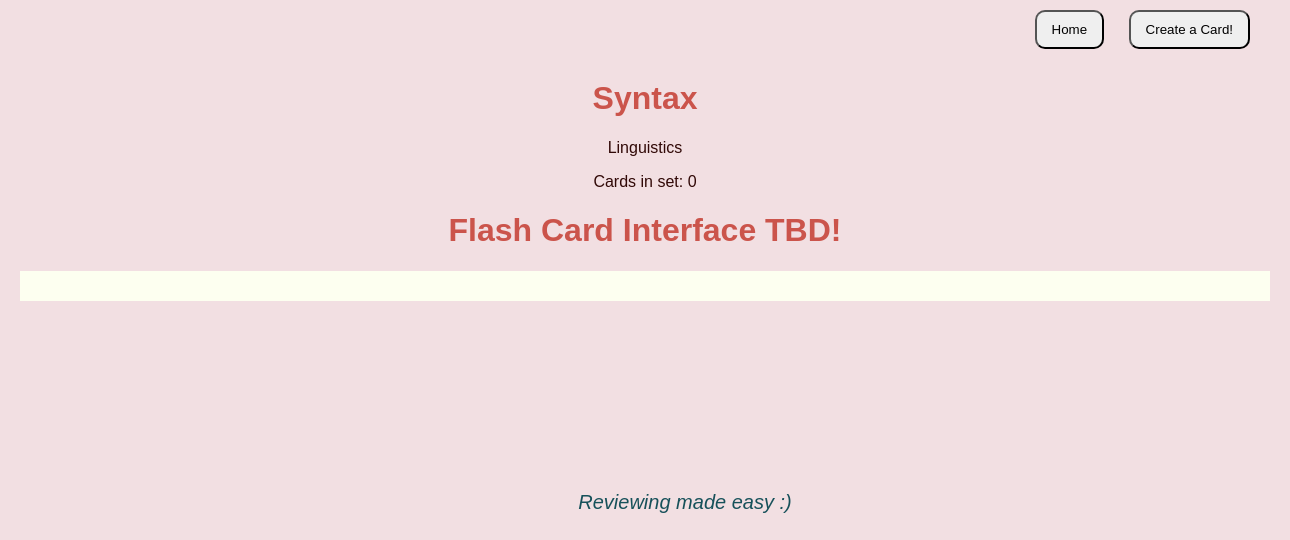
Page /categories/2/ on the earlier database version.
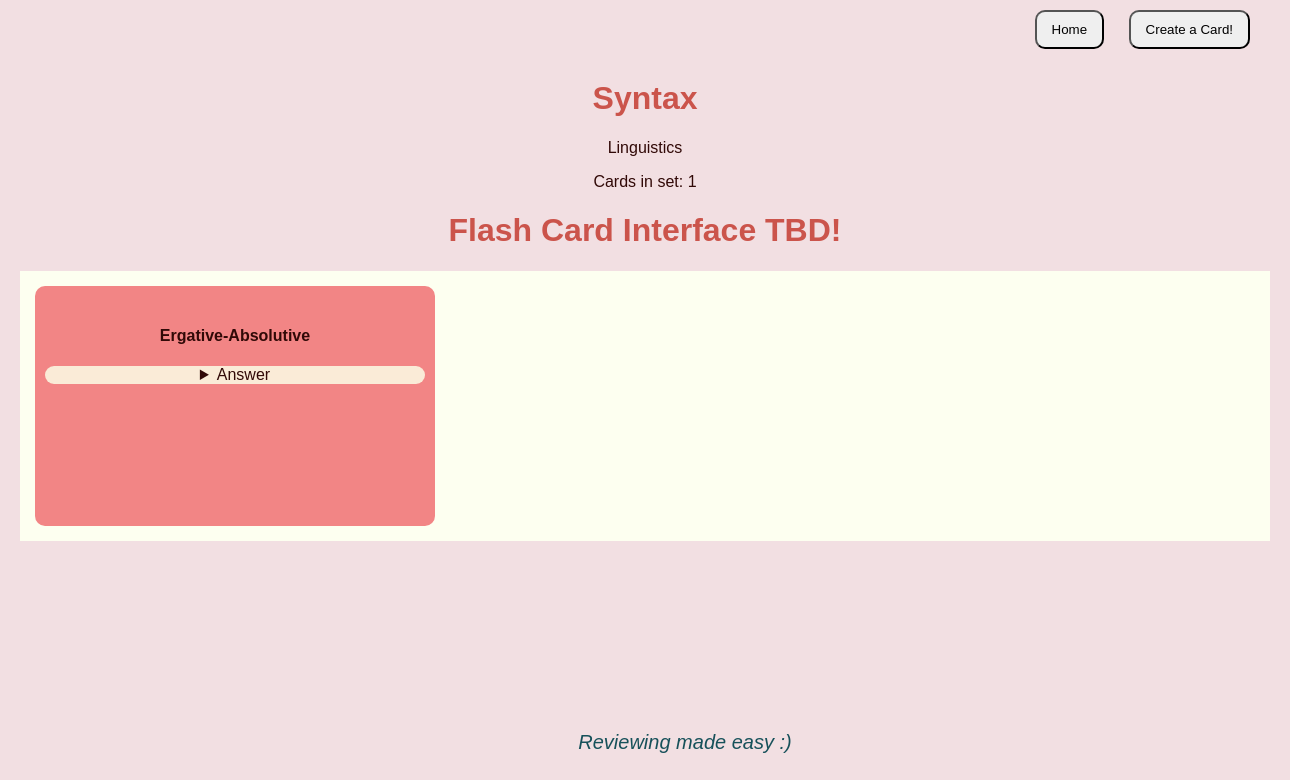
Same page on the later database version.
### categories/models.py (models this page shows, shortened)
class Card(models.Model):
    term = models.CharField(max_length=250)
    answer = models.TextField()
    img = models.URLField(blank=True)
    category = models.ForeignKey(
        Categorie,
        related_name="cards",
        on_delete=models.CASCADE,
    )
    date_created = models.DateTimeField(auto_now_add=True)

### categories/views.py (the view)
# urls.py: path("<int:id>/", show_set, name="show_set"),
def show_set(request, id):
    set = Card.objects.filter(category=id)
    category = get_object_or_404(Categorie, id=id)
    context = {
        "set": set,
        "category": category,
    }
    return render(request, "categories/set.html", context)

### categories/templates/categories/set.html (shortened to what this page needs)
{% extends 'base.html' %}
{% block content%}
<header>
    <nav>
        <a href="{% url 'home' %}"><button>Home</button></a>
        <a href="{% url 'create_card' %}"><button>Create a Card!</button></a>
    </nav>
    <h1>{{ category.name }}</h1>
    <p>{{ category.subject}}</p>
    <p>Cards in set: {{ set.all|length }}</p>
</header>
<main>
    <h1>Flash Card Interface TBD!</h1>
    <div class="card">
    {% for card in set %}
        {% include "cards/card.html" %}
    {% endfor %}
    </div>
</main>
{% endblock content %}

### categories/templates/cards/card.html (shortened to what this page needs)
<article>
    <h4>{{ card.term }}</h4>
    <details>
        <summary>Answer</summary>
    </details>
</article>

Differences in the rows shown:
added Card: term "Ergative-Absolutive"
Other differences:
{{ set.all|length }}: "0" → "1"
